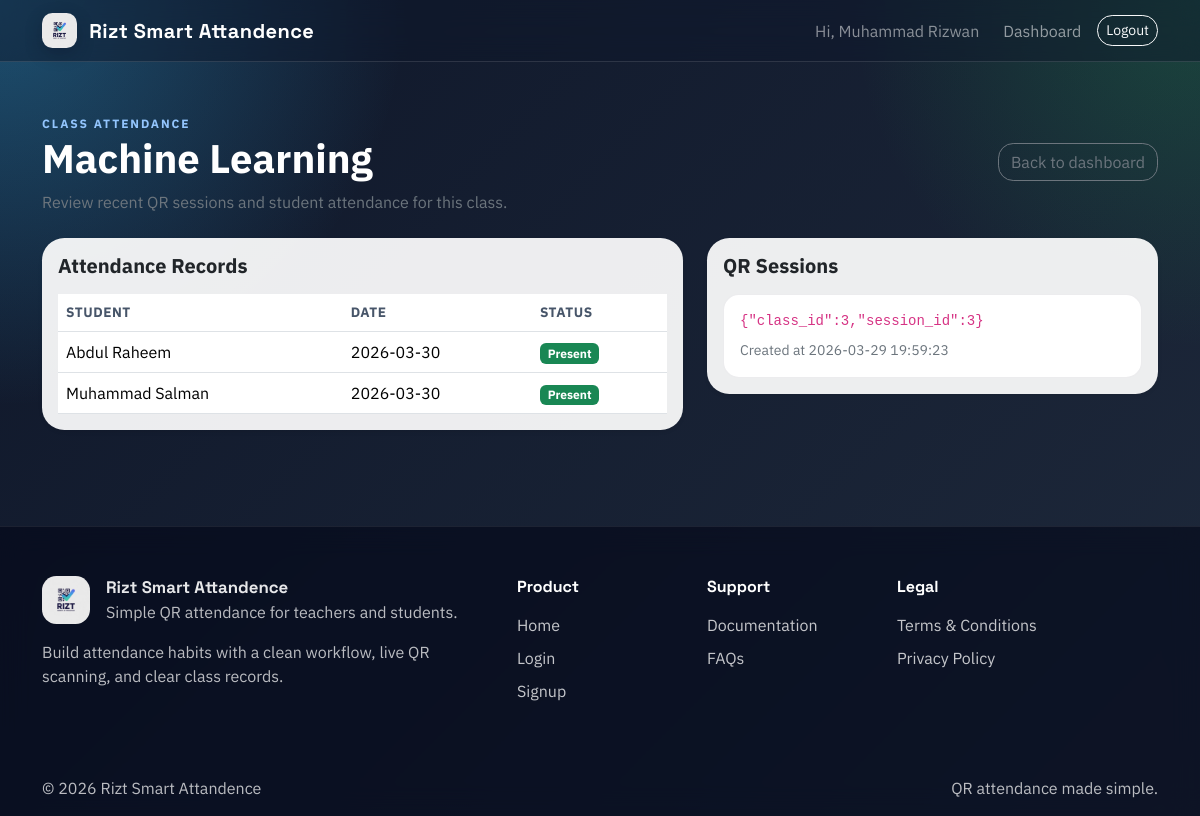
Screenshot of /teacher/classes/3/attendance (signed in) with the database file from the repository.
### tables this page shows
CREATE TABLE classes (
    id INTEGER PRIMARY KEY AUTOINCREMENT,
    class_name TEXT NOT NULL,
    teacher_id INTEGER NOT NULL,
    FOREIGN KEY (teacher_id) REFERENCES users (id) ON DELETE CASCADE
);

CREATE TABLE attendance (
    id INTEGER PRIMARY KEY AUTOINCREMENT,
    student_id INTEGER NOT NULL,
    class_id INTEGER NOT NULL,
    date TEXT NOT NULL,
    status TEXT NOT NULL,
    FOREIGN KEY (student_id) REFERENCES users (id) ON DELETE CASCADE,
    FOREIGN KEY (class_id) REFERENCES classes (id) ON DELETE CASCADE
);

CREATE TABLE users (
    id INTEGER PRIMARY KEY AUTOINCREMENT,
    name TEXT NOT NULL,
    email TEXT NOT NULL UNIQUE,
    password TEXT NOT NULL,
    role TEXT NOT NULL CHECK (role IN ('teacher', 'student'))
);

CREATE TABLE qr_sessions (
    id INTEGER PRIMARY KEY AUTOINCREMENT,
    class_id INTEGER NOT NULL,
    qr_code TEXT NOT NULL UNIQUE,
    created_at TEXT NOT NULL DEFAULT CURRENT_TIMESTAMP,
    FOREIGN KEY (class_id) REFERENCES classes (id) ON DELETE CASCADE
);

### app.py (the view)
    @app.route("/teacher/classes/<int:class_id>/attendance")
    @login_required
    @role_required("teacher")
    def class_attendance(class_id):
        db = get_db()
        class_row = db.execute(
            "SELECT id, class_name FROM classes WHERE id = ? AND teacher_id = ?",
            (class_id, session["user_id"]),
        ).fetchone()
        if not class_row:
            flash("Class not found.", "danger")
            return redirect(url_for("teacher_dashboard"))
        records = db.execute(
            """
            SELECT a.date, a.status, u.name AS student_name
            FROM attendance a
            JOIN users u ON u.id = a.student_id
            WHERE a.class_id = ?
            ORDER BY a.date DESC, a.id DESC
            """,
            (class_id,),
        ).fetchall()
        sessions = db.execute(
            """
            SELECT qr_code, created_at
            FROM qr_sessions
            WHERE class_id = ?
            ORDER BY created_at DESC, id DESC
            """,
            (class_id,),
        ).fetchall()
        return render_template(
            "attendance_history.html",
            class_row=class_row,
            records=records,
            sessions=sessions,
        )

### database.py (called while the page is built)
def get_db():
    if "db" not in g:
        g.db = sqlite3.connect(current_app.config["DATABASE"])
        g.db.row_factory = sqlite3.Row
        g.db.execute("PRAGMA foreign_keys = ON")
    return g.db

### templates/attendance_history.html
{% extends "base.html" %}
{% block content %}
<div class="page-header mb-4">
    <div>
        <div class="eyebrow">Class attendance</div>
        <h1 class="fw-bold mb-2">{{ class_row.class_name }}</h1>
        <p class="text-secondary mb-0">Review recent QR sessions and student attendance for this class.</p>
    </div>
    <a class="btn btn-outline-secondary" href="{{ url_for('teacher_dashboard') }}">Back to dashboard</a>
</div>
<div class="row g-4">
    <div class="col-12 col-lg-7">
        <div class="card border-0 shadow-sm">
            <div class="card-body">
                <h2 class="h5 fw-bold mb-3">Attendance Records</h2>
                {% if records %}
                    <div class="table-responsive">
                        <table class="table align-middle">
                            <thead>
                                <tr>
                                    <th>Student</th>
                                    <th>Date</th>
                                    <th>Status</th>
                                </tr>
                            </thead>
                            <tbody>
                                {% for row in records %}
                                    <tr>
                                        <td>{{ row.student_name }}</td>
                                        <td>{{ row.date }}</td>
                                        <td><span class="badge text-bg-success">{{ row.status }}</span></td>
                                    </tr>
                                {% endfor %}
                            </tbody>
                        </table>
                    </div>
                {% else %}
                    <p class="text-secondary mb-0">No attendance records found for this class.</p>
                {% endif %}
            </div>
        </div>
    </div>
    <div class="col-12 col-lg-5">
        <div class="card border-0 shadow-sm">
            <div class="card-body">
                <h2 class="h5 fw-bold mb-3">QR Sessions</h2>
                {% if sessions %}
                    <div class="stack-gap">
                        {% for session_item in sessions %}
                            <div class="session-item">
                                <code class="d-block mb-2">{{ session_item.qr_code }}</code>
                                <div class="small text-secondary">Created at {{ session_item.created_at }}</div>
                            </div>
                        {% endfor %}
                    </div>
                {% else %}
                    <p class="text-secondary mb-0">No QR sessions created yet.</p>
                {% endif %}
            </div>
        </div>
    </div>
</div>
{% endblock %}

### static/css/style.css (style rules this page uses)
:root { --bg-1: #0f172a; --bg-2: #1e293b; --accent: #22c55e; --accent-2: #38bdf8; --panel: rgba(255, 255, 255, 0.92); --panel-border: rgba(255, 255, 255, 0.18); --text-strong: #0f172a; }
* { box-sizing: border-box; }
body { min-height: 100vh; font-family: "IBM Plex Sans", sans-serif; color: var(--text-strong); background: radial-gradient(circle at top left, rgba(56, 189, 248, 0.35), transparent 28%), radial-gradient(circle at top right, rgba(34, 197, 94, 0.22), transparent 24%), linear-gradient(135deg, var(--bg-1), var(--bg-2)); }
.page-header { display: flex; justify-content: space-between; gap: 1rem; align-items: center; color: #fff; }
.eyebrow { display: inline-flex; align-items: center; gap: 0.5rem; text-transform: uppercase; letter-spacing: 0.16em; font-size: 0.75rem; font-weight: 700; color: #93c5fd; }
.hero-card, .card { border-radius: 1.4rem; background: var(--panel); border: 1px solid var(--panel-border); overflow: hidden; }
.class-card, .session-item, .demo-box, .token-box { border: 1px solid rgba(15, 23, 42, 0.08); background: #fff; border-radius: 1rem; padding: 1rem; }
.btn { border-radius: 0.95rem; }
.table { margin-bottom: 0; }
.table thead th { color: #475569; font-size: 0.85rem; text-transform: uppercase; letter-spacing: 0.04em; border-bottom-width: 1px; }

### rows the page displays
classes: class_name "Machine Learning"
attendance: student_name "Abdul Raheem", date "2026-03-30", status "Present"
attendance: student_name "Muhammad Salman", date "2026-03-30", status "Present"
qr_sessions: qr_code "{\"class_id\":3,\"session_id\":3}", created_at "2026-03-29 19:59:23"

### other values shown
{{ current_user }} "Muhammad Rizwan"
